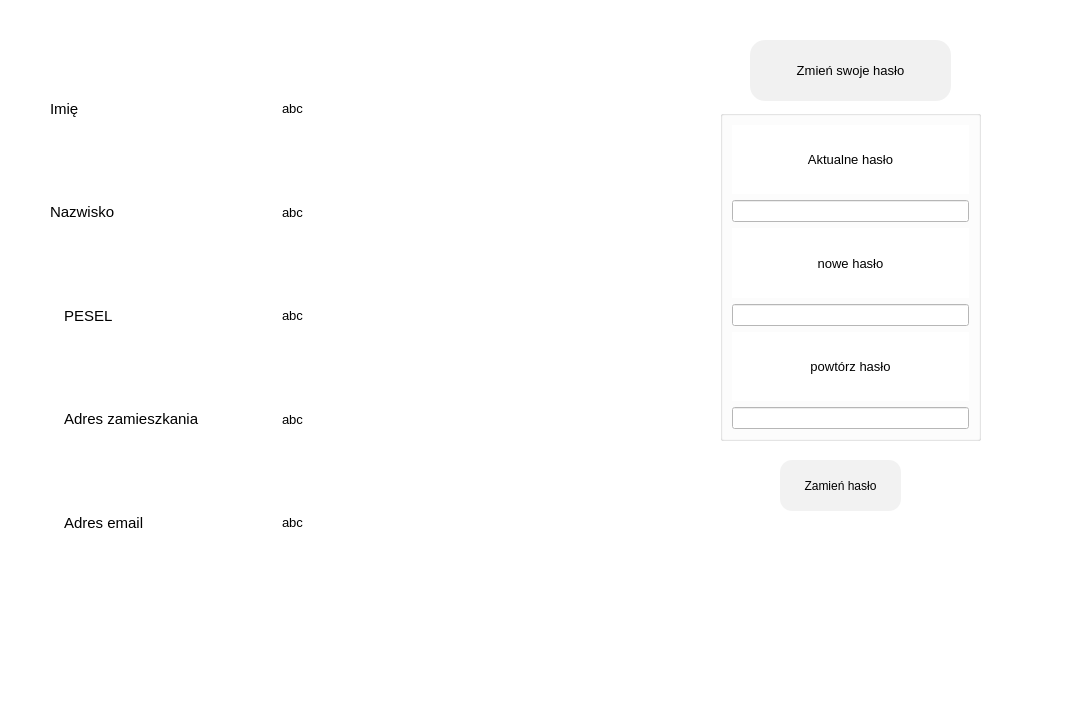
<?xml version="1.0" encoding="UTF-8"?>
<ui version="4.0">
 <class>Account</class>
 <widget class="QMainWindow" name="Account">
  <property name="enabled">
   <bool>true</bool>
  </property>
  <property name="geometry">
   <rect>
    <x>0</x>
    <y>0</y>
    <width>1085</width>
    <height>709</height>
   </rect>
  </property>
  <property name="minimumSize">
   <size>
    <width>1085</width>
    <height>0</height>
   </size>
  </property>
  <property name="maximumSize">
   <size>
    <width>1085</width>
    <height>16777215</height>
   </size>
  </property>
  <property name="windowTitle">
   <string>MainWindow</string>
  </property>
  <property name="styleSheet">
   <string notr="true">background-color: rgb(255, 255, 255);
color: black;
</string>
  </property>
  <widget class="QWidget" name="centralwidget">
   <widget class="QLabel" name="label_17">
    <property name="geometry">
     <rect>
      <x>750</x>
      <y>40</y>
      <width>201</width>
      <height>61</height>
     </rect>
    </property>
    <property name="font">
     <font>
      <pointsize>10</pointsize>
     </font>
    </property>
    <property name="styleSheet">
     <string notr="true">background-color: rgb(241, 241, 241);
border-radius: 15px;</string>
    </property>
    <property name="text">
     <string>Zmień swoje hasło</string>
    </property>
    <property name="alignment">
     <set>Qt::AlignmentFlag::AlignCenter</set>
    </property>
   </widget>
   <widget class="QPushButton" name="pushButton_changePassword">
    <property name="geometry">
     <rect>
      <x>780</x>
      <y>460</y>
      <width>121</width>
      <height>51</height>
     </rect>
    </property>
    <property name="cursor">
     <cursorShape>PointingHandCursor</cursorShape>
    </property>
    <property name="styleSheet">
     <string notr="true">border-radius: 12px;
background-color: rgb(242, 242, 242);</string>
    </property>
    <property name="text">
     <string>Zamień hasło</string>
    </property>
    <property name="checkable">
     <bool>false</bool>
    </property>
    <property name="autoDefault">
     <bool>false</bool>
    </property>
   </widget>
   <widget class="QGroupBox" name="groupBox">
    <property name="enabled">
     <bool>true</bool>
    </property>
    <property name="geometry">
     <rect>
      <x>720</x>
      <y>110</y>
      <width>261</width>
      <height>331</height>
     </rect>
    </property>
    <property name="styleSheet">
     <string notr="true"/>
    </property>
    <layout class="QVBoxLayout" name="verticalLayout_5">
     <item>
      <layout class="QVBoxLayout" name="verticalLayout_2">
       <item>
        <widget class="QLabel" name="label_18">
         <property name="font">
          <font>
           <pointsize>10</pointsize>
          </font>
         </property>
         <property name="text">
          <string>Aktualne hasło</string>
         </property>
         <property name="alignment">
          <set>Qt::AlignmentFlag::AlignCenter</set>
         </property>
         <property name="wordWrap">
          <bool>false</bool>
         </property>
        </widget>
       </item>
       <item>
        <widget class="QLineEdit" name="lineEdit_currentPassword"/>
       </item>
      </layout>
     </item>
     <item>
      <layout class="QVBoxLayout" name="verticalLayout_3">
       <item>
        <widget class="QLabel" name="label_19">
         <property name="font">
          <font>
           <pointsize>10</pointsize>
          </font>
         </property>
         <property name="text">
          <string>nowe hasło</string>
         </property>
         <property name="alignment">
          <set>Qt::AlignmentFlag::AlignCenter</set>
         </property>
        </widget>
       </item>
       <item>
        <widget class="QLineEdit" name="lineEdit_2"/>
       </item>
      </layout>
     </item>
     <item>
      <layout class="QVBoxLayout" name="verticalLayout_4">
       <item>
        <widget class="QLabel" name="label_20">
         <property name="font">
          <font>
           <pointsize>10</pointsize>
          </font>
         </property>
         <property name="text">
          <string>powtórz hasło</string>
         </property>
         <property name="alignment">
          <set>Qt::AlignmentFlag::AlignCenter</set>
         </property>
        </widget>
       </item>
       <item>
        <widget class="QLineEdit" name="lineEdit_3"/>
       </item>
      </layout>
     </item>
    </layout>
   </widget>
   <widget class="QWidget" name="widget" native="true">
    <property name="geometry">
     <rect>
      <x>50</x>
      <y>60</y>
      <width>431</width>
      <height>511</height>
     </rect>
    </property>
    <property name="styleSheet">
     <string notr="true"/>
    </property>
    <layout class="QVBoxLayout" name="verticalLayout">
     <item>
      <layout class="QHBoxLayout" name="horizontalLayout">
       <item>
        <widget class="QLabel" name="label">
         <property name="font">
          <font>
           <family>Segoe UI</family>
           <pointsize>11</pointsize>
           <italic>false</italic>
           <bold>false</bold>
          </font>
         </property>
         <property name="styleSheet">
          <string notr="true">font: 11pt &quot;Segoe UI&quot;;</string>
         </property>
         <property name="text">
          <string>Imię</string>
         </property>
         <property name="margin">
          <number>10</number>
         </property>
        </widget>
       </item>
       <item>
        <widget class="QLabel" name="label_name">
         <property name="font">
          <font>
           <pointsize>10</pointsize>
          </font>
         </property>
         <property name="styleSheet">
          <string notr="true">margin-left: 10px;</string>
         </property>
         <property name="text">
          <string>abc</string>
         </property>
        </widget>
       </item>
      </layout>
     </item>
     <item>
      <layout class="QHBoxLayout" name="horizontalLayout_6">
       <item>
        <widget class="QLabel" name="label_11">
         <property name="font">
          <font>
           <family>Segoe UI</family>
           <pointsize>11</pointsize>
           <italic>false</italic>
           <bold>false</bold>
          </font>
         </property>
         <property name="styleSheet">
          <string notr="true">font: 11pt &quot;Segoe UI&quot;;</string>
         </property>
         <property name="text">
          <string>Nazwisko</string>
         </property>
         <property name="margin">
          <number>10</number>
         </property>
        </widget>
       </item>
       <item>
        <widget class="QLabel" name="label_surname">
         <property name="font">
          <font>
           <pointsize>10</pointsize>
          </font>
         </property>
         <property name="styleSheet">
          <string notr="true">margin-left: 10px;</string>
         </property>
         <property name="text">
          <string>abc</string>
         </property>
        </widget>
       </item>
      </layout>
     </item>
     <item>
      <layout class="QHBoxLayout" name="horizontalLayout_9">
       <item>
        <widget class="QLabel" name="label_22">
         <property name="font">
          <font>
           <family>Segoe UI</family>
           <pointsize>11</pointsize>
           <italic>false</italic>
           <bold>false</bold>
          </font>
         </property>
         <property name="styleSheet">
          <string notr="true">margin-left: 10px;
font: 11pt &quot;Segoe UI&quot;;</string>
         </property>
         <property name="text">
          <string>PESEL</string>
         </property>
        </widget>
       </item>
       <item>
        <widget class="QLabel" name="label_id">
         <property name="font">
          <font>
           <pointsize>10</pointsize>
          </font>
         </property>
         <property name="styleSheet">
          <string notr="true">margin-left: 10px;</string>
         </property>
         <property name="text">
          <string>abc</string>
         </property>
        </widget>
       </item>
      </layout>
     </item>
     <item>
      <layout class="QHBoxLayout" name="horizontalLayout_7">
       <item>
        <widget class="QLabel" name="label_13">
         <property name="font">
          <font>
           <family>Segoe UI</family>
           <pointsize>11</pointsize>
           <italic>false</italic>
           <bold>false</bold>
          </font>
         </property>
         <property name="styleSheet">
          <string notr="true">margin-left: 10px;
font: 11pt &quot;Segoe UI&quot;;</string>
         </property>
         <property name="text">
          <string>Adres zamieszkania</string>
         </property>
        </widget>
       </item>
       <item>
        <widget class="QLabel" name="label_location">
         <property name="font">
          <font>
           <pointsize>10</pointsize>
          </font>
         </property>
         <property name="styleSheet">
          <string notr="true">margin-left: 10px;</string>
         </property>
         <property name="text">
          <string>abc</string>
         </property>
        </widget>
       </item>
      </layout>
     </item>
     <item>
      <layout class="QHBoxLayout" name="horizontalLayout_8">
       <item>
        <widget class="QLabel" name="label_15">
         <property name="font">
          <font>
           <family>Segoe UI</family>
           <pointsize>11</pointsize>
           <italic>false</italic>
           <bold>false</bold>
          </font>
         </property>
         <property name="styleSheet">
          <string notr="true">margin-left: 10px;
font: 11pt &quot;Segoe UI&quot;;</string>
         </property>
         <property name="text">
          <string>Adres email</string>
         </property>
        </widget>
       </item>
       <item>
        <widget class="QLabel" name="label_email">
         <property name="font">
          <font>
           <pointsize>10</pointsize>
          </font>
         </property>
         <property name="styleSheet">
          <string notr="true">margin-left: 10px;</string>
         </property>
         <property name="text">
          <string>abc</string>
         </property>
        </widget>
       </item>
      </layout>
     </item>
    </layout>
   </widget>
  </widget>
  <widget class="QMenuBar" name="menubar">
   <property name="geometry">
    <rect>
     <x>0</x>
     <y>0</y>
     <width>1085</width>
     <height>21</height>
    </rect>
   </property>
  </widget>
  <widget class="QStatusBar" name="statusBar"/>
 </widget>
 <resources/>
 <connections/>
</ui>
